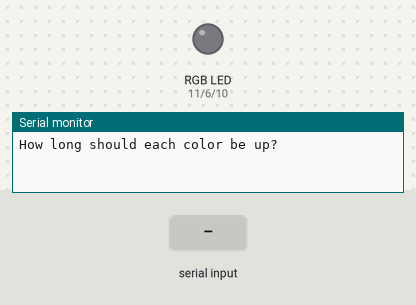
This sketch was run on a simulated Arduino Uno, built with avr-gcc and run on an emulated ATmega328P. Shown: an RGB LED mixed from three pins (HIGH = lit), the last lines printed to the serial monitor. Dashed ring = blinking. The inputs (shaded band) are chosen by the test bench. Dim RGB values are drawn brighter than linear.

Above: at 0.9 s.
1.0 s: "90,45\n" received over Serial
At 1.22 s:
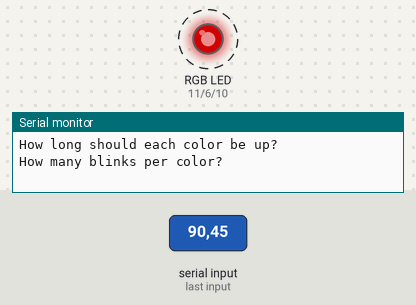
At 9.14 s:
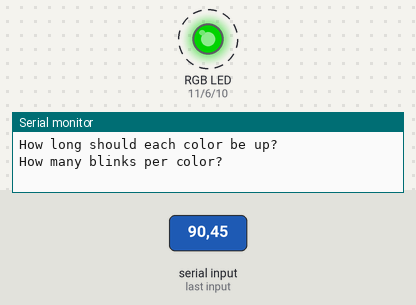
Timing chart, 0 to 18.8 s (numbered marks = the images above; inputs shaded):
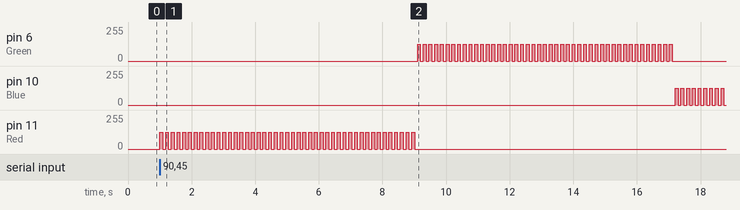

Measured:
- after the input at 1.0 s, pin 6 (Green): alternates 127/255 for 0.09 s and 0/255 for 0.09 s, 90 changes in all, then stays 0/255, starting after 8.1 s; pin 10 (Blue): alternates 127/255 for 0.09 s and 0/255 for 0.09 s, starting after 16.2 s

The sketch:

Slightly_more_complex_RGB_LED_Sketch.ino
```cpp
int Red = 11;             //Red is on pin 11
int Blue = 10;           //Green is on pin 10
int Green = 6;             //Blue is on pin 6

int RedBrightness = 127;        //Brightness range from 0-255 (Because analog write is 0-255 and analog read is 0-1023)
int BlueBrightness = 127;       //Brightness range from 0-255 (Because analog write is 0-255 and analog read is 0-1023)
int GreenBrightness = 127;      //Brightness range from 0-255 (Because analog write is 0-255 and analog read is 0-1023)
int off = 0;                    //Turn off LED

int ColorTime;                  //Variable for time each LED color will be on in milliseconds
int TimesPerColor;              //How many times each color will blink before moving to the next color

void setup() {

  Serial.begin(115200);

  pinMode(Red, OUTPUT);
  pinMode(Green, OUTPUT);
  pinMode(Blue, OUTPUT);

  Serial.println("How long should each color be up? ");
  while(Serial.available() == 0) {
  }
  ColorTime = Serial.parseInt();

  Serial.println("How many blinks per color? ");
  while(Serial.available() == 0) {
  }
  TimesPerColor = Serial.parseInt();

}

void loop() {

  for(int i = 1; i <= TimesPerColor; i += 1) {
    analogWrite(Red, RedBrightness);
    delay(ColorTime);
    analogWrite(Red, off);
    delay(ColorTime);
  }

  for(int i = 1; i <= TimesPerColor; i += 1) {
    analogWrite(Green, GreenBrightness);
    delay(ColorTime);
    analogWrite(Green, off);
    delay(ColorTime);
  }

  for(int i = 1; i <= TimesPerColor; i += 1) {
    analogWrite(Blue, BlueBrightness);
    delay(ColorTime);
    analogWrite(Blue, off);
    delay(ColorTime);
  }

}
```
